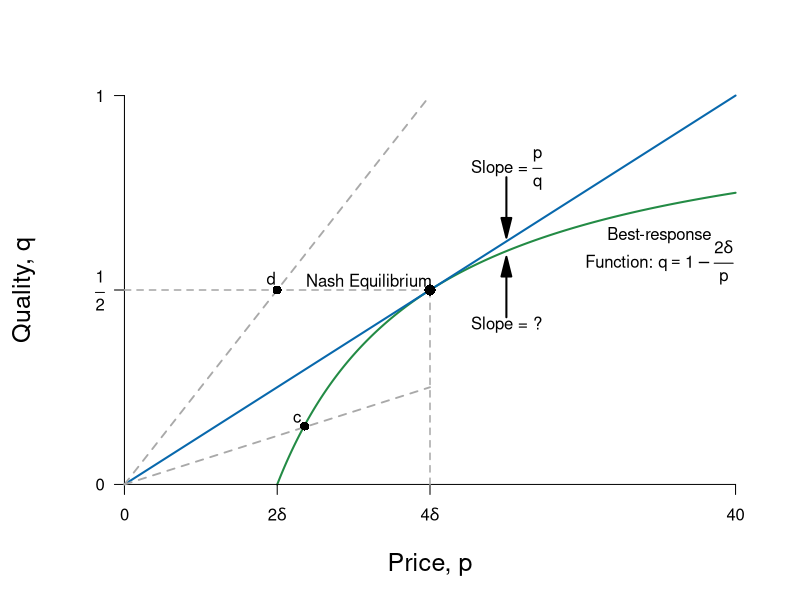

Generate this figure with R:
require(ggplot2)
require(shape)
pdf(file = "information_power/fig5_nolabels.pdf", width = 9, height = 7)

#Set parameters for graphics
axislabelsize <- 1.5
segmentlinewidth <- 1.5
graphlinewidth <- 2

COL <- c("#7fc97f", "#beaed4", "#fdc086", "#ffff99", "#386cb0", "#f0027f", "#bf5b17", "#666666")
COLA <- c("#e0f3db", "#99d8c9","#66c2a4","#41ae76", "#238b45", "#005824")
COLB <- c("#c6dbef", "#4eb3d3", "#2b8cbe", "#0868ac","#084081")
COLC <- c("#fcfbfd", "#efedf5", "#dadaeb", "#bcbddc", "#9e9ac8", "#807dba", "#6a51a3", "#54278f", "#3f007d")


brfFn <- function(p, delta = 5) {
  1 - (2 * delta) /p
}

solowCondition <- function(p, delta = 5){
  (p*(1/(8*delta)))
}

#COL <- c("#1B9E77", "#D95F02", "#7570B3", "#E7298A", "#66A61E", "#E6AB02", "#A6761D", "#666666")
COL <- c("#7fc97f", "#beaed4", "#fdc086", "#ffff99")
par(mar =  c(5, 5, 4, 2))
xlims <- c(0, 40)
ylims <- c(0, 1)


plot(0, 0, xlim = xlims, ylim = ylims, type = "n",
     xlab = expression(paste("Price, ", p)),
     ylab = expression(paste("Quality, ", q)),
     xaxt = "n", yaxt = "n", cex.lab = axislabelsize, bty = "n")

npts <- 500 
npts2 <- 501
#Specify the sequences of points for graphing. 
xx1 <- seq(10, xlims[2], length.out = npts)
xx2 <- seq(xlims[1], xlims[2], length.out = npts)

#Draw the lines for the graphs
lines(xx1, brfFn(xx1), col = COLA[5], lwd = graphlinewidth)
lines(xx2, solowCondition(xx2, delta = 5), col = COLB[4], lwd = graphlinewidth)

#Customize ticks and labels for the plot
ticksy <- c(0, 0.5, 1)
ylabels <- c(0, expression(paste(frac(1,2))), 1)
ticksx <- c(0, 10, 20, 40)
xlabels <- c(0, expression(paste(2*delta)), expression(paste(4*delta)), 40)
axis(1, at = ticksx, pos = 0, labels = xlabels)
axis(2, at = ticksy, pos = 0, labels = ylabels, las = 1)

#Annotation of the three graphs and the NE
# text(33, 0.98, expression(paste("Iso-profit: ", q," = ", frac(p, 8*delta))))
text(35, 0.64, expression(paste("Best-response")))
text(35, 0.57, expression(paste("Function: ", q == 1 - frac(2*delta, p))))
text(16, 0.52, expression(paste("Nash Equilibrium")))

#Lines for the coordinates of the Nash equilbrium
segments(20, 0, 20, 0.5, lty = 2, col = "darkgray", lwd = segmentlinewidth)
segments(0, 0.5, 20, 0.5, lty = 2, col = "darkgray", lwd = segmentlinewidth)

#Iso-profit slope annotation
text(25, 0.81, expression(paste("Slope = ", frac(p, q))))
Arrows(25, 0.79, 25, 0.66, col = "black", lty = 1, lwd = 2, arr.type = "triangle")

#BRF Slope annotation
text(25, 0.41, expression(paste("Slope = ?")))
Arrows(25, 0.43, 25, 0.56, col = "black", lty = 1, lwd = 2, arr.type = "triangle")

#Add a point for the NE
points(20, 0.5, pch = 16, col = "black", cex = 1.5)

#Add a ray and a point for d.  
segments(0, 0, 20, 1, lty = 2, lwd = 1.8, col = "darkgray")
points(10, 0.5, pch = 16, col = "black", cex = 1.2)
text(9.6, 0.53, expression(paste("d")))

#Add a ray and a point for a. 
segments(0, 0, 20, 0.25, lty = 2, lwd = 1.8, col = "darkgray")
points(11.8, 0.15, pch = 16, col = "black", cex = 1.2)
text(11.3, 0.17, expression(paste("c")))

dev.off()
